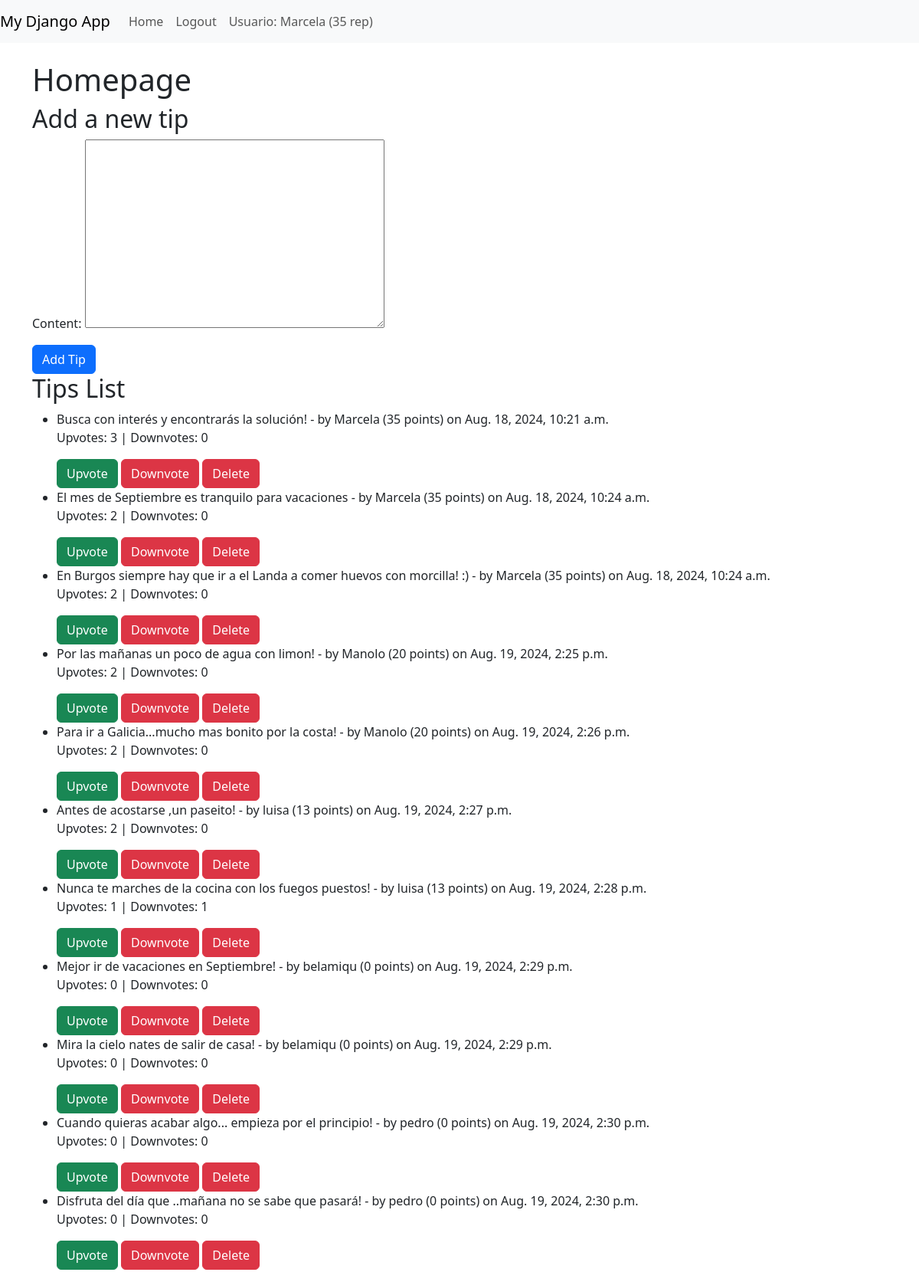
Screenshot of / (signed in) with the database file from the repository.
### ex/models.py (models this page shows, shortened)
class AUser(AbstractUser):
    reputation = models.IntegerField(default=0)  # Campo para la reputación
    @property
    def can_downvote(self):
        return self.reputation >= 15
    @property
    def can_delete_tips(self):
        return self.reputation >= 30

class Tip(models.Model):
    content = models.TextField()
    author = models.ForeignKey(settings.AUTH_USER_MODEL, on_delete=models.CASCADE, related_name='tips')
    date_created = models.DateTimeField(auto_now_add=True)
    upvotes = models.ManyToManyField(settings.AUTH_USER_MODEL, related_name='upvoted_tips', blank=True)
    downvotes = models.ManyToManyField(settings.AUTH_USER_MODEL, related_name='downvoted_tips', blank=True)
    class Meta:
        permissions = [
            ("can_delete_tip", "Can delete tip"),
            ("can_downvote_tip", "Can downvote a tip"),
        ]
    def delete(self, *args, **kwargs):
        super().delete(*args, **kwargs)
        self.author.update_reputation()
    def downvote(self, user):
        if self.upvotes.filter(id=user.id).exists():
            self.upvotes.remove(user)
        if not self.downvotes.filter(id=user.id).exists():
            self.downvotes.add(user)
            self.author.update_reputation()
    def upvotes_count(self):
        return self.upvotes.count()
    def downvotes_count(self):
        return self.downvotes.count()

### ex/views.py (the view)
# urls.py: path('', views.homepage, name='homepage'),
def homepage(request):
    if request.method == 'POST' and request.user.is_authenticated:
        form = TipForm(request.POST)
        if form.is_valid():
            tip = form.save(commit=False)
            tip.author = request.user
            tip.save()
            return redirect('homepage')
    else:
        form = TipForm()
    tips = Tip.objects.all()
    return render(request, 'ex/homepage.html', {'form': form, 'tips': tips})

### ex/forms.py
class TipForm(forms.ModelForm):
    class Meta:
        model = Tip
        fields = ['content']  # Only the 'content' field is visible in the form

### ex/templates/ex/homepage.html (shortened to what this page needs)
{% extends 'ex/base.html' %}
{% block content %}
    <h1>Homepage</h1>
    {% if user.is_authenticated %}
        <h2>Add a new tip</h2>
        <form method="post" action="{% url 'homepage' %}">
            {{ form.as_p }}
            <button type="submit" class="btn btn-primary">Add Tip</button>
        </form>
    {% endif %}
    <h2>Tips List</h2>
    <ul>
        {% for tip in tips %}
            <li>
                {{ tip.content }} - by {{ tip.author.username }} ({{ tip.author.reputation }} points) on {{ tip.date_created }}
                <p>Upvotes: {{ tip.upvotes_count }} | Downvotes: {{ tip.downvotes_count }}</p>
                {% if user.is_authenticated %}
                    <form method="post" action="{% url 'upvote_tip' tip.id %}" style="display:inline;">
                        <button type="submit" class="btn btn-success">Upvote</button>
                    </form>
                    {% if user == tip.author or user.can_downvote %}
                        <form method="post" action="{% url 'downvote_tip' tip.id %}" style="display:inline;">
                            <button type="submit" class="btn btn-danger">Downvote</button>
                        </form>
                    {% endif %}
                    {% if user == tip.author or user.can_delete_tips %}
                        <form method="post" action="{% url 'delete_tip' tip.id %}" style="display:inline;">
                            <button type="submit" class="btn btn-danger">Delete</button>
                        </form>
                    {% endif %}
                {% endif %}
            </li>
        {% empty %}
            <li>No tips available.</li>
        {% endfor %}
    </ul>
{% endblock %}

### ex/templates/ex/base.html (shortened to what this page needs)
{% load static %}
<!DOCTYPE html>
<html lang="en">
<head>
    <link href="https://stackpath.bootstrapcdn.com/bootstrap/5.3.0/css/bootstrap.min.css" rel="stylesheet">
</head>
<body>
    <nav class="navbar navbar-expand-lg navbar-light bg-light">
        <a class="navbar-brand" href="#">My Django App</a>
        <div class="collapse navbar-collapse">
            <ul class="navbar-nav mr-auto">
                <li class="nav-item"><a class="nav-link" href="{% url 'homepage' %}">Home</a></li>
                {% if user.is_authenticated %}
                    <li class="nav-item"><a class="nav-link" href="{% url 'logout' %}">Logout</a></li>
                    <li class="nav-item">
                        <p class="nav-link mb-0">Usuario: {{ user.username }} ({{ user.reputation }} rep)</p>
                    </li>
                {% else %}
                    <li class="nav-item"><a class="nav-link" href="{% url 'login' %}">Login</a></li>
                    <li class="nav-item"><a class="nav-link" href="{% url 'register' %}">Register</a></li>
                {% endif %}
            </ul>
        </div>
    </nav>
    <div class="container mt-4">
        {% block content %}
        {% endblock %}
    </div>
</body>
</html>

### rows the page displays
AUser: username "Marcela", reputation "35"
Tip: content "Busca con interés y encontrarás la solución!", author.username "Marcela", author.reputation "35", date_created "Aug. 18, 2024, 10:21 a.m.", upvotes_count "3", downvotes_count "0", shows "Downvote", shows "Delete"
Tip: content "El mes de Septiembre es tranquilo para vacaciones", author.username "Marcela", author.reputation "35", date_created "Aug. 18, 2024, 10:24 a.m.", upvotes_count "2", downvotes_count "0", shows "Downvote", shows "Delete"
Tip: content "En Burgos siempre hay que ir a el Landa a comer huevos con morcilla! :)", author.username "Marcela", author.reputation "35", date_created "Aug. 18, 2024, 10:24 a.m.", upvotes_count "2", downvotes_count "0", shows "Downvote", shows "Delete"
Tip: content "Por las mañanas un poco de agua con limon!", author.username "Manolo", author.reputation "20", date_created "Aug. 19, 2024, 2:25 p.m.", upvotes_count "2", downvotes_count "0", shows "Downvote", shows "Delete"
Tip: content "Para ir a Galicia...mucho mas bonito por la costa!", author.username "Manolo", author.reputation "20", date_created "Aug. 19, 2024, 2:26 p.m.", upvotes_count "2", downvotes_count "0", shows "Downvote", shows "Delete"
Tip: content "Antes de acostarse ,un paseito!", author.username "luisa", author.reputation "13", date_created "Aug. 19, 2024, 2:27 p.m.", upvotes_count "2", downvotes_count "0", shows "Downvote", shows "Delete"
Tip: content "Nunca te marches de la cocina con los fuegos puestos!", author.username "luisa", author.reputation "13", date_created "Aug. 19, 2024, 2:28 p.m.", upvotes_count "1", downvotes_count "1", shows "Downvote", shows "Delete"
Tip: content "Mejor ir de vacaciones en Septiembre!", author.username "belamiqu", author.reputation "0", date_created "Aug. 19, 2024, 2:29 p.m.", upvotes_count "0", downvotes_count "0", shows "Downvote", shows "Delete"
Tip: content "Mira la cielo nates de salir de casa!", author.username "belamiqu", author.reputation "0", date_created "Aug. 19, 2024, 2:29 p.m.", upvotes_count "0", downvotes_count "0", shows "Downvote", shows "Delete"
Tip: content "Cuando quieras acabar algo... empieza por el principio!", author.username "pedro", author.reputation "0", date_created "Aug. 19, 2024, 2:30 p.m.", upvotes_count "0", downvotes_count "0", shows "Downvote", shows "Delete"
Tip: content "Disfruta del día que ..mañana no se sabe que pasará!", author.username "pedro", author.reputation "0", date_created "Aug. 19, 2024, 2:30 p.m.", upvotes_count "0", downvotes_count "0", shows "Downvote", shows "Delete"
